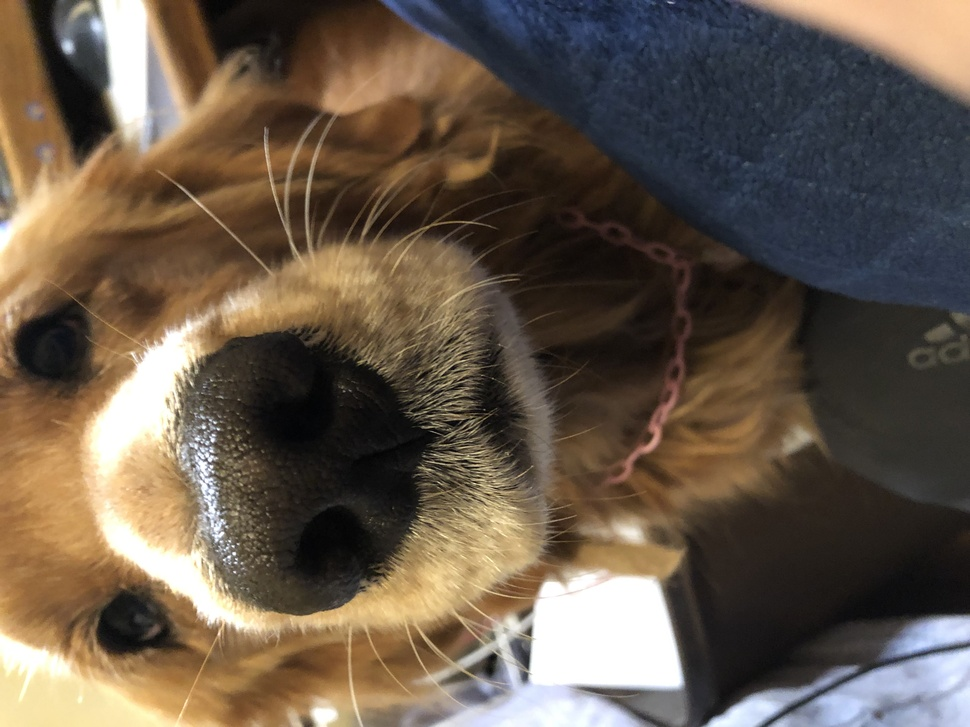
#> input picture Unsupervised_Learning/Image Compression/alice_pic1.jpg, 970 x 727 px, shrunk from 4032 x 3024 before the run
$ jupyter execute image_compression.ipynb
#> lines starting #> are read from the running program, lines starting #| are printed output that depends on the picture; long printed decimals are rounded
# Implementation

- Here we will compress an image of my dog Alice, using Singular Value Decomposition method, and reconstruct it using different numbers of singular values.

# 1 - Importing the image and converting to grayscale

- We import the necessary libraries and convert the image to greyscale. We also flip the image 90 degreees Clockwise as it was horizontal for some reason.

[cell 1]
import numpy as np
import matplotlib.pyplot as plt
from PIL import Image

# Load the image
image = Image.open('alice_pic1.jpg')
#> image is the input picture: PIL image 970x727 RGB; mean R, G, B 103.1, 89.4, 75.2


# Convert to grayscale (if necessary)
image_gray = image.convert('L')
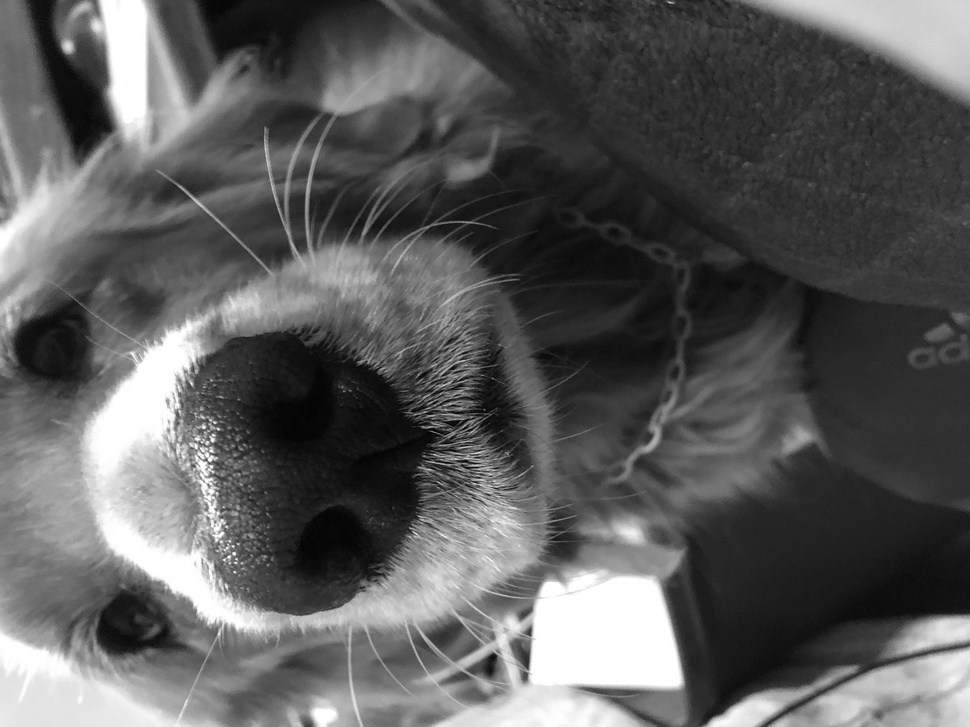
#> image_gray: PIL image 970x727 L; min 1, max 255, mean 91.9
image_gray = np.rot90(image_gray, k=-1)
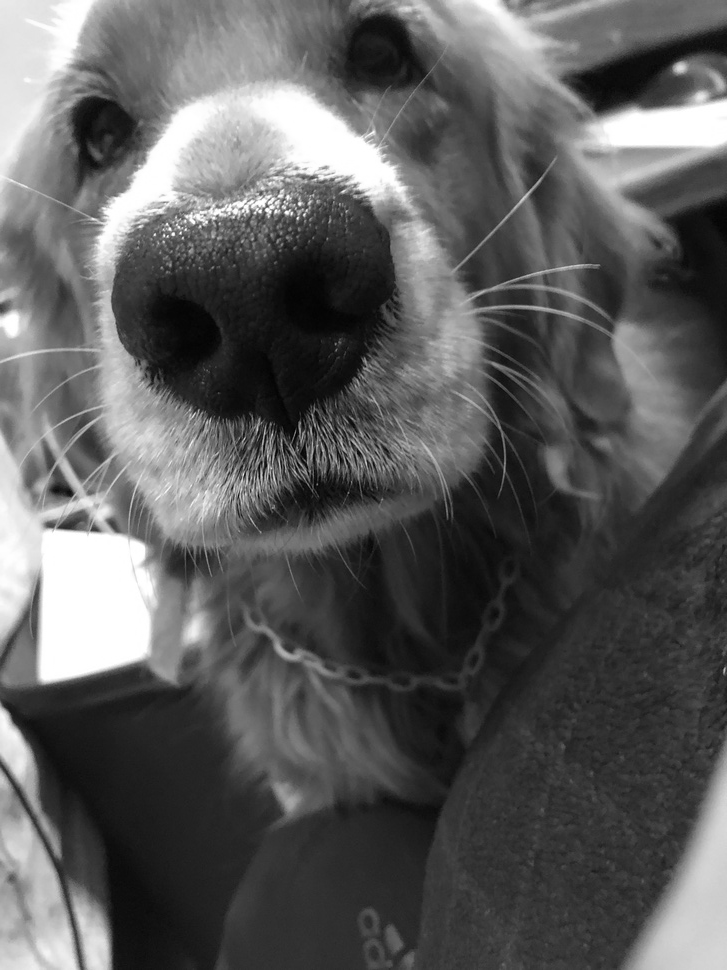
#> image_gray: shape (970, 727); min 1, max 255, mean 91.9

# Convert the image to a numpy array
image_array = np.array(image_gray)


# Display the rotated image
plt.imshow(image_array, cmap='gray')
plt.title('Image Rotated 90 Degrees Clockwise')
plt.show()

# 2 - Perform Singular Value Decomposition

- we perform SVD on the image grayscale array, and display the singular values against index

[cell 2]
# Perform SVD
U, S, Vt = np.linalg.svd(image_array, full_matrices=False)
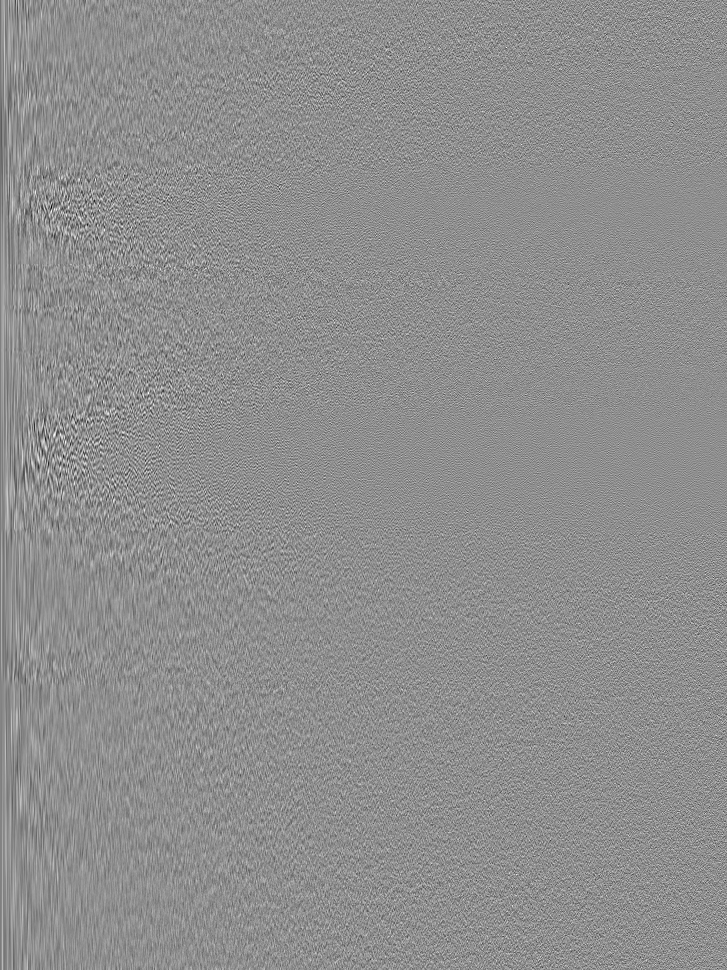
#> U: shape (970, 727) float64; min -0.247, max 0.195, mean -3.1e-05; drawn with min black and max white
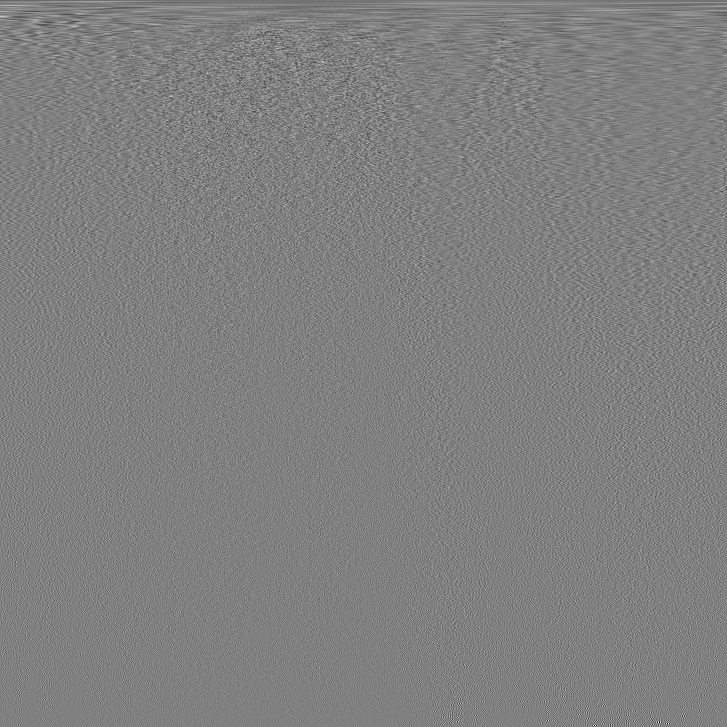
#> Vt: shape (727, 727) float64; min -0.36, max 0.355, mean -6.34e-05; drawn with min black and max white
#> S = 727 values, max 84157.9 at index 0, min 4.07 at index 726, mean 507.5

# Display the singular values
plt.plot(S)
plt.title('Singular Values')
plt.xlabel('Index')
plt.ylabel('Singular Value')
plt.show()
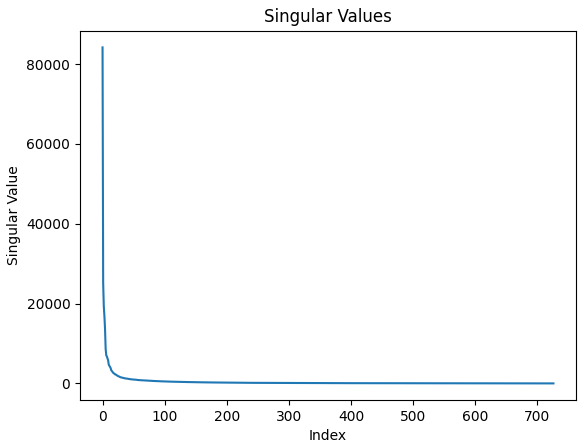
#> figure drawn by matplotlib, 1 panel; curve peaks at x = 0, y = 84157.9

# 3 - Reconstructing the image

- We define a function that reconstruct an image given its U, S, Vt matricies, and the desired number of singular values(k). We then run it on the decomposed matrix from last step

- We print out the reconstructed image with k = 50

[cell 3]
def reconstruct_image(U, S, Vt, k):
    # Keep only the top k singular values and vectors
#> called with S = array of shape (727,), k = 50
    S_k = np.zeros((k, k))
    np.fill_diagonal(S_k, S[:k])

    U_k = U[:, :k]
    Vt_k = Vt[:k, :]

    # Reconstruct the image
    image_reconstructed = np.dot(U_k, np.dot(S_k, Vt_k))

    return image_reconstructed

# Reconstruct the image with top 50 singular values
k = 50
image_reconstructed = reconstruct_image(U, S, Vt, k)

# Display the reconstructed image
plt.imshow(image_reconstructed, cmap='gray')
plt.title(f'Reconstructed Image with k={k}')
plt.show()

# 4 -  Mean Squared Error of reconstructed image

- We calculate the MSE of the reconstructed image, as visually the image seemed to be pretty accurate

[cell 4]
from sklearn.metrics import mean_squared_error

image_reconstructed = np.array(image_reconstructed, dtype=np.uint8)
image_gray = np.array(image_gray, dtype=np.uint8)

# Calculate MSE between original and reconstructed image

mse = mean_squared_error(image_gray, image_reconstructed)
#> mse = 987.8
print(f'Mean Squared Error (MSE) for k={k}: {mse}')
#| Mean Squared Error (MSE) for k=50: 987.771

# 5 - Clarity at different values of k

- Here we will experiment with different values of k, see how the clarity of the resconstructed image improves.

[cell 5]
k_values = [1, 3, 5, 7, 10, 50, 100]

for k in k_values:
    image_reconstructed = reconstruct_image(U, S, Vt, k)
    mse = mean_squared_error(image_gray, image_reconstructed)
    print(f'MSE for k={k}: {mse}')

    # Display reconstructed images
    plt.imshow(image_reconstructed, cmap='gray')
    plt.title(f'Reconstructed Image with k={k}')
    plt.show()
#> this loop made 7 passes
#> mse on passes 1 to 7: 2768.6, 1336.7, 667.5, 491.2, 323.4, 54.85, 19.72
#| MSE for k=1: 2768.564
#| MSE for k=3: 1336.687
#| MSE for k=5: 667.515
#| MSE for k=7: 491.181
#| MSE for k=10: 323.403
#| MSE for k=50: 54.847
#| MSE for k=100: 19.716
#> pass 1, in reconstruct_image (call 2), `image_reconstructed = np.dot(U_k, np.dot(S_k, Vt_k))`:
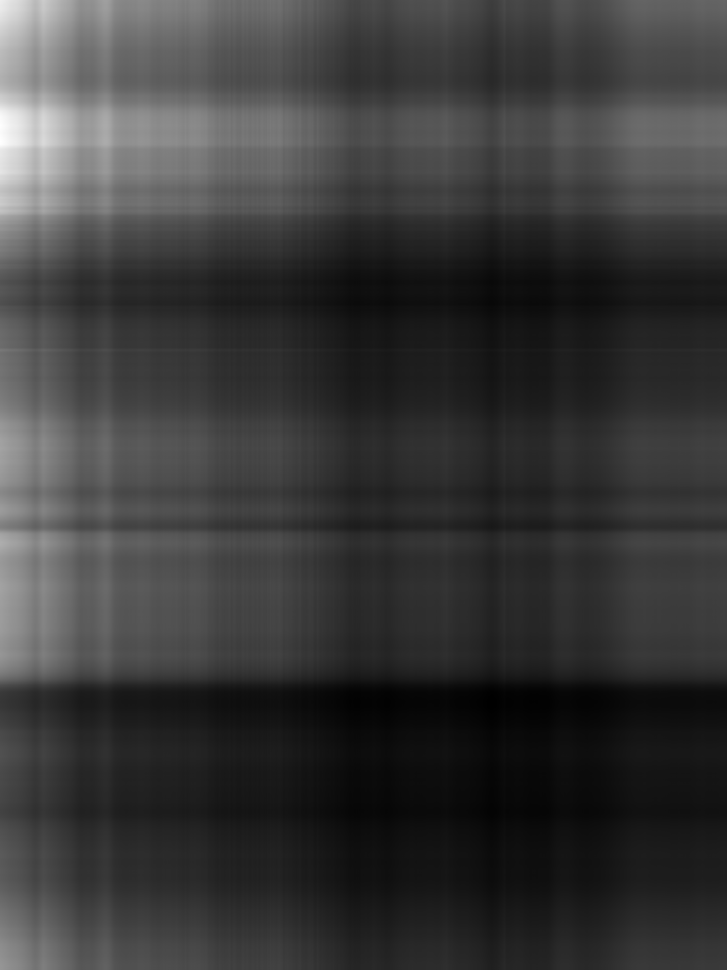
#> image_reconstructed: shape (970, 727) float64; min 30.2, max 305.3, mean 92.1; drawn with min black and max white
#> pass 3, in reconstruct_image (call 4), `image_reconstructed = np.dot(U_k, np.dot(S_k, Vt_k))`:
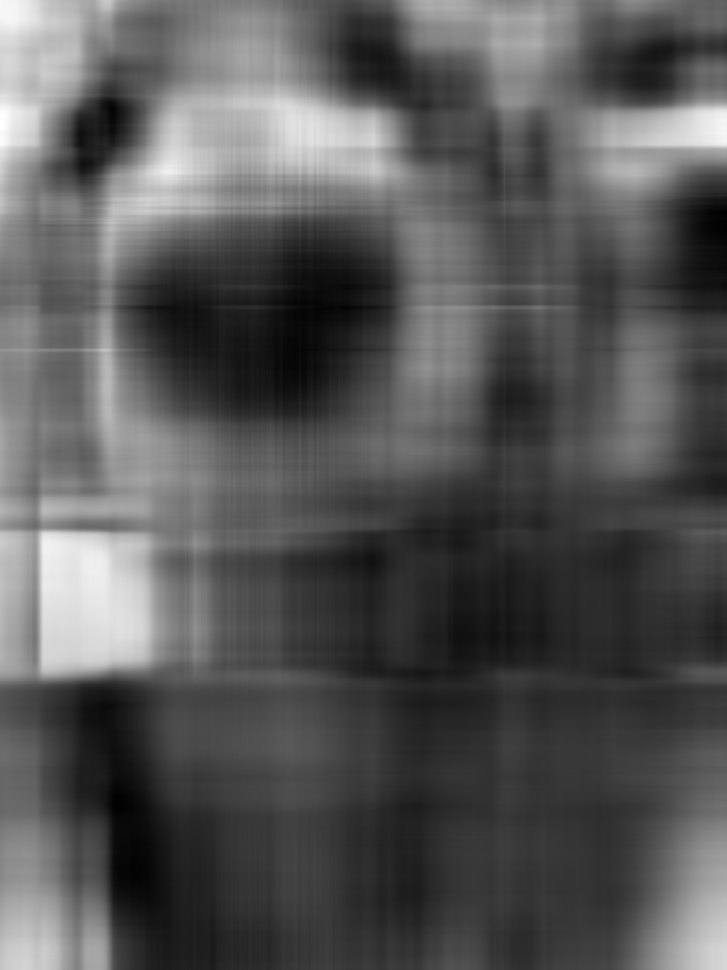
#> image_reconstructed: shape (970, 727) float64; min -12.04, max 291.9, mean 92; drawn with min black and max white

$ run again, with Unsupervised_Learning/Image Compression/svd_pic2.png saved as Unsupervised_Learning/Image Compression/alice_pic1.jpg
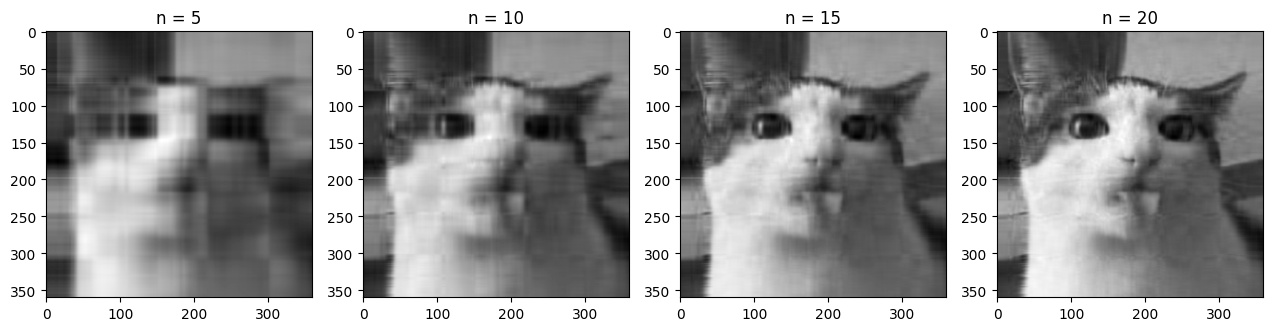
#> input picture Unsupervised_Learning/Image Compression/svd_pic2.png, 1272 x 331 px
#> image is the input picture: PIL image 1272x331 RGB; min 0, max 255, mean 159.2
#> `U, S, Vt = np.linalg.svd(image_array, full_matrices=False)`:
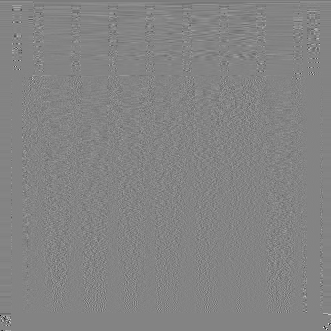
#> Vt: shape (331, 331) float64; min -0.958, max 0.893, mean -0.000223; drawn with min black and max white
#> S = 331 values, max 110306.7 at index 0, min 2.22e-12 at index 330, mean 788.8
#> `mse = mean_squared_error(image_gray, image_reconstructed)`: mse = 2170.3
#| Mean Squared Error (MSE) for k=50: 2170.323
#> the loop `for k in k_values:` made 7 passes
#> mse on passes 1 to 7: 2979.6, 918.1, 515.8, 366.3, 240.3, 6.28, 0.167
#> (printed output is left out)
#> pass 3, in reconstruct_image (call 4), `image_reconstructed = np.dot(U_k, np.dot(S_k, Vt_k))`:
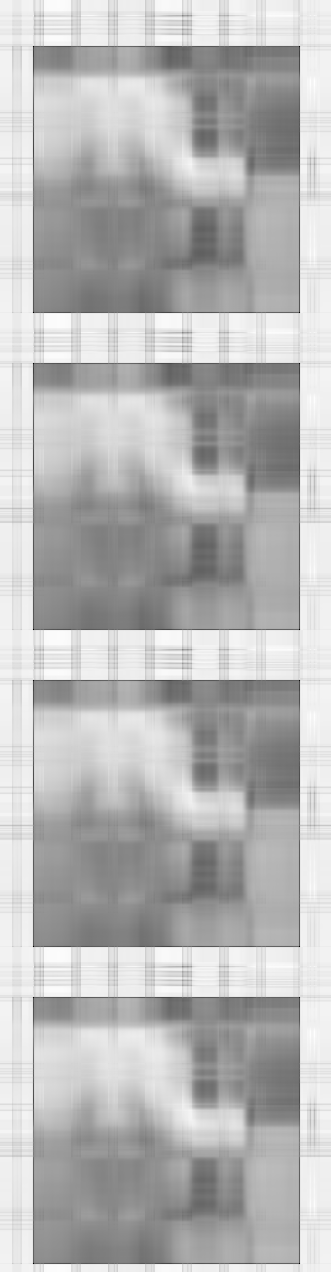
#> image_reconstructed: shape (1272, 331) float64; min -161.9, max 284.4, mean 159.2; drawn with min black and max white
